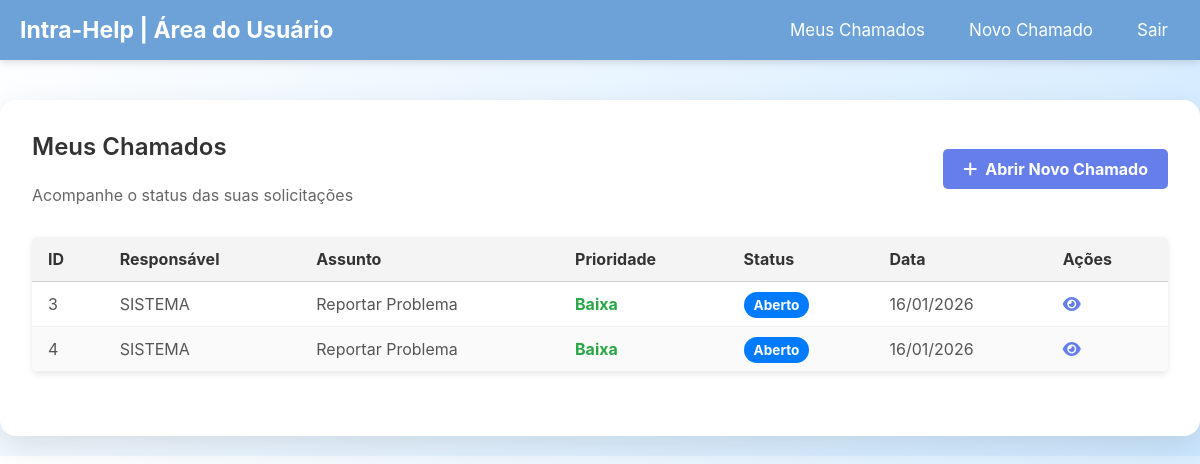
/views/painelUsuario.php (signed in), run on an earlier commit of the app's database.
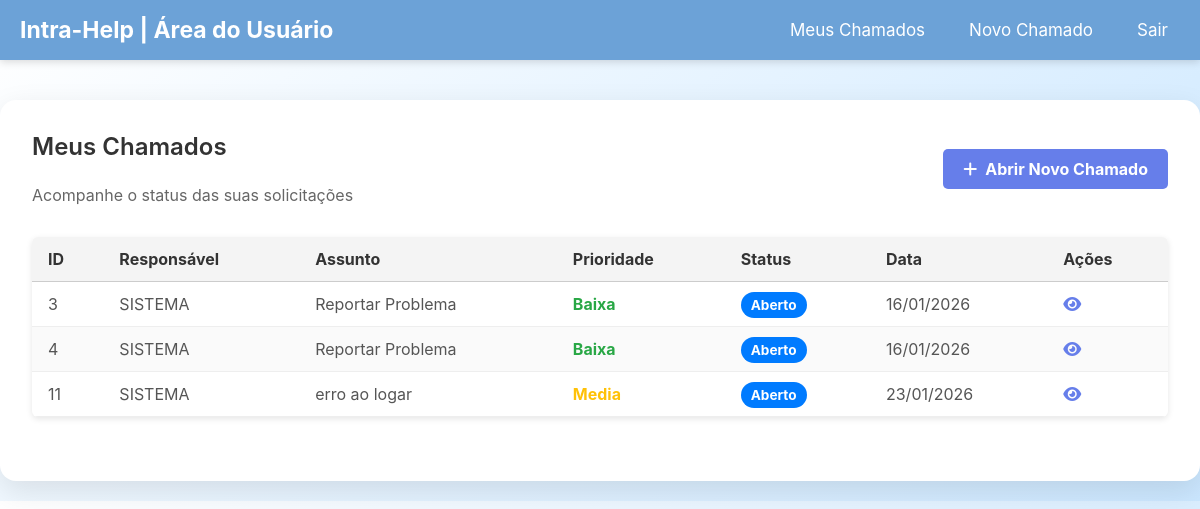
And on a later commit of the database.
### tables this page shows
CREATE TABLE "chamados" (
	"numero"	INTEGER NOT NULL,
	"solicitante_id"	INTEGER NOT NULL,
	"descricao"	TEXT NOT NULL,
	"responsavel_id"	INTEGER DEFAULT 1,
	"status"	TEXT DEFAULT "Aberto",
	"data_criacao"	TEXT DEFAULT current_timestamp, titulo text default "Reportar Problema", prioridade text default "Baixa",
	PRIMARY KEY("numero"),
	CONSTRAINT "fk_responsavel" FOREIGN KEY("responsavel_id") REFERENCES "usuarios"("usuario_id"),
	CONSTRAINT "fk_solicitante" FOREIGN KEY("solicitante_id") REFERENCES "usuarios"("usuario_id")
);

### models/chamados.php (called while the page is built, shortened)
<?php
function chamadosPorIdSolicitante(int $idSolicitante){
    $pdo = conectarDB();
    $sql = "SELECT c.numero, u.nome as solicitante, c.descricao, us.nome as responsavel, c.status, c.data_criacao, c.prioridade, c.titulo
            FROM chamados c
            INNER JOIN usuarios u
            ON solicitante_id = u.usuario_id
            INNER JOIN usuarios us
            ON responsavel_id = us.usuario_id
            WHERE c.solicitante_id = :solicitante_id;";
    $stmt = $pdo->prepare($sql);
    $stmt->execute(
        [":solicitante_id"=> $idSolicitante]
    );
    return $stmt->fetchAll(PDO::FETCH_ASSOC);
}

### views/painelUsuario.php (the view, shortened to what this page needs)
<?php
    require_once dirname(__DIR__) . '/models/chamados.php';
    if(eUsuarioLogado()){
        $usuario = $_SESSION['usuario'];
        $id = $usuario['usuario_id'];
        $categoria = $usuario['categoria'];
    }
    $eCliente = $categoria === 'Cliente';
    if ($eCliente){$chamados = chamadosPorIdSolicitante($id);}
    else{$chamados = chamadosPorIdResponsavel($id);}
?>
<!DOCTYPE html>
<html lang="pt-br">
<head>
    <link rel="stylesheet" href="../style.css">
    <link rel="stylesheet" href="./painelUsuario.css">
    <link rel="stylesheet" href="https://cdnjs.cloudflare.com/ajax/libs/font-awesome/6.5.0/css/all.min.css">
</head>
<body>
    <?php
    include 'menu.php';
    ?>
    <div class="main-content">
        <div class="container">
            <div class="header-painel">
                <div>
                    <h2>Meus Chamados</h2>
                    <p>Acompanhe o status das suas solicitações</p>
                </div>
                <a href="criarChamado.php" class="btn-novo">
                    <i class="fa-solid fa-plus"></i> Abrir Novo Chamado
                </a>
            </div>
            <table class="data-table">
                <thead>
                    <tr>
                        <th>ID</th>
                        <?php if($eCliente): ?>
                            <th>Responsável</th>
                        <?php else: ?>
                            <th>Solicitante</th>
                        <?php endif; ?>
                        <th>Assunto</th>
                        <th>Prioridade</th>
                        <th>Status</th>
                        <th>Data</th>
                        <th>Ações</th>
                    </tr>
                </thead>
                <tbody>
                    <?php foreach($chamados as $c): ?>
                    <tr>
                        <td><?= $c['numero'] ?></td>
                        <?php if($eCliente): ?>
                            <td><?= $c['responsavel'] ?></td>
                        <?php else: ?>
                            <td><?= $c['solicitante'] ?></td>
                        <?php endif; ?>
                        <td><?= $c['titulo'] ?></td>
                        <td><span class="badge-<?= $c['prioridade'] ?>"><?= $c['prioridade'] ?></span></td>
                        <td><span class="badge badge-<?= $c['status'] ?>"><?= $c['status'] ?></span></td>
                        <td><?= date('d/m/Y', strtotime($c['data_criacao'])) ?></td>
                        <td>
                            <a href="../views/verChamado.php?id=<?= $c['numero'] ?>" title="Ver Detalhes">
                                <i class="fa-solid fa-eye"></i>
                            </a>
                        </td>
                    </tr>
                    <?php endforeach?>
                </tbody>
            </table>
        </div>
    </div>
</body>
</html>

### views/menu.php (shortened to what this page needs)
<?php
if(eUsuarioLogado()){
    $funcao = $_SESSION['usuario']['categoria'];
}
?>
<!DOCTYPE html>
<html lang="pt-br">
<head>
    <link rel="stylesheet" href="/menu.css">
</head>
<body>
<nav>
    <?php if ($funcao == "Funcionario"): ?>
        <h3>Intra-Help | Painel Administrativo</h3>
        <div class="nav-links">
            <a href="painelUsuario.php" class="active">Meus Chamados</a>
            <a href="painelTecnico.php" class="active">Gerenciar Chamados</a>
            <a href="relatorio.php">Gerenciar Usuários</a>
            <a href="cadastro.php">Cadastro</a>
            <a href="../controllers/backend.php?acao=sair">Sair</a>
        </div>
    <?php elseif ($funcao == "Cliente"):?>
        <h3>Intra-Help | Área do Usuário</h3>
        <div class="nav-links">
            <a href="painelUsuario.php" class="active">Meus Chamados</a>
            <a href="criarChamado.php">Novo Chamado</a>
            <a href="../controllers/backend.php?acao=sair">Sair</a>
        </div>
    <?php endif; ?>
</nav>
</body>
</html>

### style.css (style rules this page uses)
* { box-sizing: border-box; margin: 0; padding: 0; font-family: 'Inter', sans-serif; }
body { background: linear-gradient(135deg, #fff, #cbe7ff); }
.main-content { display: flex; justify-content: center; align-items: center; margin-top: 80px; padding: 20px; display: flex; justify-content: center; }
.container { background: #fff; padding: 2rem; border-radius: 1rem; box-shadow: 0 10px 30px rgba(0, 0, 0, 0.1); min-width: 450px; }
.container:has(table) { min-width: 1200px; }
h2 { text-align: center; margin-bottom: 1.5rem; font-weight: 600; color: #333; }
a { color: #9dafff; text-decoration: none; margin: auto; padding-top: 1rem; }
.data-table { width: 100%; min-width: 1000px; margin: 2rem auto; border-collapse: collapse; font-family: Arial, sans-serif; font-size: 16px; background-color: #fff; box-shadow: 0 2px 6px rgba(0, 0, 0, 0.1); border-radius: 6px; overflow: hidden; }
.data-table thead { background-color: #f4f4f4; }
.data-table thead th { text-align: left; padding: 12px 16px; border-bottom: 1px solid #ccc; color: #333; font-weight: bold; }
.data-table tbody td { padding: 12px 16px; border-bottom: 1px solid #eee; color: #555; }
.data-table tbody tr:nth-child(even) { background-color: #fafafa; }
nav { background-color: #6ca2d7; box-shadow: 0 2px 8px rgba(0, 0, 0, 0.15); position: fixed; top: 0; left: 0; width: 100%; display: flex; justify-content: flex-end; align-items: center; padding: 0 20px; height: 60px; }
.nav-links { display: flex; gap: 20px; }
nav a { color: #fff; font-size: 17px; text-decoration: none; transition: 0.3s; padding: 8px 12px; }
nav h3 { margin-right: auto; color: #fff; font-size: 23px; }

### views/painelUsuario.css (style rules this page uses)
body { display: block; }
.main-content { margin-top: 80px; padding: 20px; display: flex; justify-content: center; }
.container { min-width: 1200px; margin: 0 auto; }
.header-painel { display: flex; justify-content: space-between; align-items: center; margin-bottom: 2rem; flex-wrap: wrap; gap: 1rem; }
.btn-novo { background-color: #667eea; color: white; padding: 10px 20px; border-radius: 5px; text-decoration: none; font-weight: bold; display: inline-flex; align-items: center; gap: 8px; transition: background 0.3s; }
.badge { padding: 5px 10px; border-radius: 15px; font-size: 0.85rem; font-weight: bold; color: white; }
.badge-Aberto { background-color: #007bff; }
.badge-Media { color: #ffc107; font-weight: bold; }
.badge-Baixa { color: #28a745; font-weight: bold; }
p { color: #666; }
a { color: #667eea; padding: 0; margin: 0; }
h2 { text-align: start; }

### menu.css (style rules this page uses)
nav { background-color: #6ca2d7; box-shadow: 0 2px 8px rgba(0, 0, 0, 0.15); position: fixed; top: 0; left: 0; width: 100%; display: flex; justify-content: flex-end; align-items: center; padding: 0 20px; height: 60px; }
.nav-links { display: flex; gap: 20px; }
nav a { color: #fff; font-size: 17px; text-decoration: none; transition: 0.3s; padding: 8px 12px; border-radius: 4px; }
nav h3 { margin-right: auto; color: #fff; font-size: 23px; }

What changed in the data, as far as the page shows it:
added chamados: numero "11", responsavel "SISTEMA", titulo "erro ao logar", prioridade "Media", status "Aberto", data_criacao "23/01/2026"
